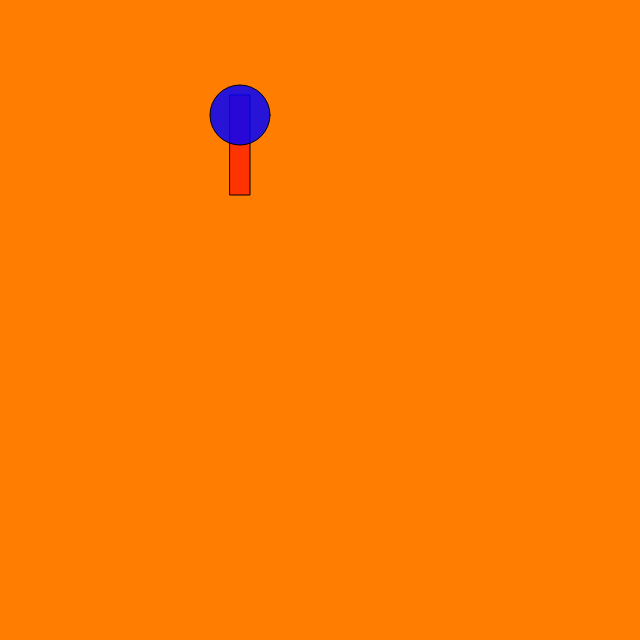
Frame 1 (no input)
Frame 60 (no input): identical to frame 1, image omitted
Frame 120 (the mouse pressed at the canvas centre since frame 60): identical to frame 1, image omitted

The p5.js sketch that drew this single still picture (run headless with seeded random() and noise() and a simulated clock; from frame 60 on, the mouse is pressed at the canvas centre):

// p5.js sketch
// ── sketch.js
function setup() {
  createCanvas(640,640);

}

function draw() {
  background(255,125,0);
  ellipseMode(CENTER);
  rectMode(CENTER);
  fill(255,0,0,150);
  rect(240,145,20,100);
  fill(0,0,255,215);
  ellipse(240,115,60,60);
  fill(255,0,0);
  

}
